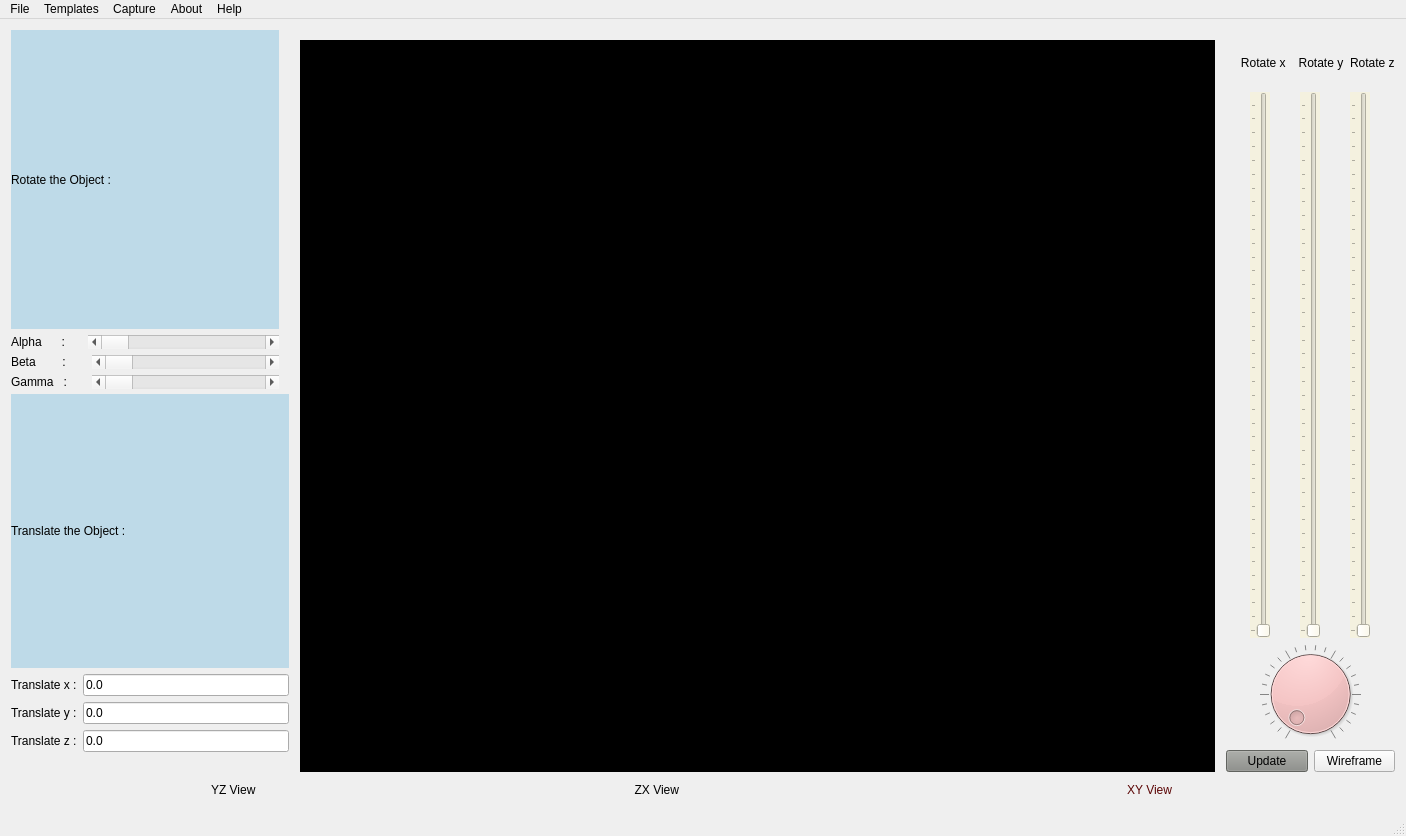
<?xml version="1.0" encoding="UTF-8"?>
<ui version="4.0">
 <class>MainWindow</class>
 <widget class="QMainWindow" name="MainWindow">
  <property name="geometry">
   <rect>
    <x>0</x>
    <y>0</y>
    <width>1406</width>
    <height>836</height>
   </rect>
  </property>
  <property name="cursor">
   <cursorShape>ArrowCursor</cursorShape>
  </property>
  <property name="windowTitle">
   <string>MainWindow</string>
  </property>
  <widget class="QWidget" name="centralWidget">
   <layout class="QGridLayout" name="gridLayout_3" rowstretch="16,0,0,0" columnstretch="14,0,0">
    <item row="0" column="0" rowspan="3" colspan="2">
     <layout class="QHBoxLayout" name="horizontalLayout_12" stretch="3,10">
      <item>
       <layout class="QVBoxLayout" name="verticalLayout_4" stretch="0,0">
        <property name="spacing">
         <number>5</number>
        </property>
        <property name="bottomMargin">
         <number>20</number>
        </property>
        <item>
         <layout class="QVBoxLayout" name="verticalLayout" stretch="2,3,3,3">
          <property name="sizeConstraint">
           <enum>QLayout::SetMinimumSize</enum>
          </property>
          <property name="rightMargin">
           <number>10</number>
          </property>
          <item>
           <widget class="QLabel" name="label_2">
            <property name="styleSheet">
             <string notr="true">background-color: rgb(190, 218, 232);</string>
            </property>
            <property name="text">
             <string>Rotate the Object :</string>
            </property>
           </widget>
          </item>
          <item>
           <layout class="QHBoxLayout" name="horizontalLayout_2" stretch="2,5">
            <property name="spacing">
             <number>0</number>
            </property>
            <property name="sizeConstraint">
             <enum>QLayout::SetMinimumSize</enum>
            </property>
            <item>
             <widget class="QLabel" name="label_3">
              <property name="text">
               <string>Alpha      :</string>
              </property>
             </widget>
            </item>
            <item>
             <widget class="QScrollBar" name="alphaSlider">
              <property name="maximum">
               <number>180</number>
              </property>
              <property name="orientation">
               <enum>Qt::Horizontal</enum>
              </property>
             </widget>
            </item>
           </layout>
          </item>
          <item>
           <layout class="QHBoxLayout" name="horizontalLayout_3" stretch="2,5">
            <property name="sizeConstraint">
             <enum>QLayout::SetMinimumSize</enum>
            </property>
            <item>
             <widget class="QLabel" name="label_4">
              <property name="text">
               <string>Beta        :</string>
              </property>
             </widget>
            </item>
            <item>
             <widget class="QScrollBar" name="betaSlider">
              <property name="styleSheet">
               <string notr="true"/>
              </property>
              <property name="maximum">
               <number>180</number>
              </property>
              <property name="orientation">
               <enum>Qt::Horizontal</enum>
              </property>
             </widget>
            </item>
           </layout>
          </item>
          <item>
           <layout class="QHBoxLayout" name="horizontalLayout" stretch="2,5">
            <property name="sizeConstraint">
             <enum>QLayout::SetMinimumSize</enum>
            </property>
            <item>
             <widget class="QLabel" name="label">
              <property name="text">
               <string>Gamma   :</string>
              </property>
             </widget>
            </item>
            <item>
             <widget class="QScrollBar" name="gammaSlider">
              <property name="maximum">
               <number>180</number>
              </property>
              <property name="orientation">
               <enum>Qt::Horizontal</enum>
              </property>
             </widget>
            </item>
           </layout>
          </item>
         </layout>
        </item>
        <item>
         <layout class="QVBoxLayout" name="verticalLayout_3" stretch="2,3,3,3">
          <property name="sizeConstraint">
           <enum>QLayout::SetMinimumSize</enum>
          </property>
          <item>
           <widget class="QLabel" name="label_9">
            <property name="styleSheet">
             <string notr="true">background-color: rgb(190, 218, 232);</string>
            </property>
            <property name="text">
             <string>Translate the Object :</string>
            </property>
           </widget>
          </item>
          <item>
           <layout class="QHBoxLayout" name="horizontalLayout_9">
            <property name="sizeConstraint">
             <enum>QLayout::SetMinimumSize</enum>
            </property>
            <item>
             <widget class="QLabel" name="label_11">
              <property name="text">
               <string>Translate x :</string>
              </property>
             </widget>
            </item>
            <item>
             <widget class="QLineEdit" name="tx">
              <property name="text">
               <string>0.0</string>
              </property>
             </widget>
            </item>
           </layout>
          </item>
          <item>
           <layout class="QHBoxLayout" name="horizontalLayout_10">
            <property name="sizeConstraint">
             <enum>QLayout::SetMinimumSize</enum>
            </property>
            <item>
             <widget class="QLabel" name="label_12">
              <property name="text">
               <string>Translate y :</string>
              </property>
             </widget>
            </item>
            <item>
             <widget class="QLineEdit" name="ty">
              <property name="text">
               <string>0.0</string>
              </property>
             </widget>
            </item>
           </layout>
          </item>
          <item>
           <layout class="QHBoxLayout" name="horizontalLayout_8">
            <property name="sizeConstraint">
             <enum>QLayout::SetMinimumSize</enum>
            </property>
            <item>
             <widget class="QLabel" name="label_10">
              <property name="text">
               <string>Translate z :</string>
              </property>
             </widget>
            </item>
            <item>
             <widget class="QLineEdit" name="tz">
              <property name="text">
               <string>0.0</string>
              </property>
             </widget>
            </item>
           </layout>
          </item>
         </layout>
        </item>
       </layout>
      </item>
      <item>
       <layout class="QHBoxLayout" name="horizontalLayout_11">
        <property name="sizeConstraint">
         <enum>QLayout::SetMinimumSize</enum>
        </property>
        <property name="leftMargin">
         <number>5</number>
        </property>
        <property name="topMargin">
         <number>10</number>
        </property>
        <property name="rightMargin">
         <number>5</number>
        </property>
        <item>
         <widget class="Glwidget" name="widget" native="true">
          <property name="sizePolicy">
           <sizepolicy hsizetype="Expanding" vsizetype="Expanding">
            <horstretch>0</horstretch>
            <verstretch>0</verstretch>
           </sizepolicy>
          </property>
          <property name="styleSheet">
           <string notr="true">background-color: rgb(0, 0, 0);</string>
          </property>
         </widget>
        </item>
       </layout>
      </item>
     </layout>
    </item>
    <item row="2" column="2">
     <layout class="QHBoxLayout" name="horizontalLayout_7" stretch="0">
      <property name="spacing">
       <number>40</number>
      </property>
      <property name="sizeConstraint">
       <enum>QLayout::SetMinimumSize</enum>
      </property>
      <property name="bottomMargin">
       <number>0</number>
      </property>
      <item>
       <layout class="QVBoxLayout" name="verticalLayout_7">
        <item>
         <widget class="QDial" name="scaleDial">
          <property name="styleSheet">
           <string notr="true">background-color: rgb(244, 196, 196);</string>
          </property>
          <property name="maximum">
           <number>99</number>
          </property>
          <property name="notchesVisible">
           <bool>true</bool>
          </property>
         </widget>
        </item>
        <item>
         <layout class="QHBoxLayout" name="horizontalLayout_13">
          <item>
           <widget class="QPushButton" name="pushButton">
            <property name="maximumSize">
             <size>
              <width>16777215</width>
              <height>16777215</height>
             </size>
            </property>
            <property name="styleSheet">
             <string notr="true">background-color: rgb(136, 138, 133);</string>
            </property>
            <property name="text">
             <string>Update</string>
            </property>
           </widget>
          </item>
          <item>
           <widget class="QPushButton" name="pushButton_2">
            <property name="text">
             <string>Wireframe</string>
            </property>
           </widget>
          </item>
         </layout>
        </item>
       </layout>
      </item>
     </layout>
    </item>
    <item row="3" column="0" colspan="3">
     <layout class="QVBoxLayout" name="verticalLayout_6" stretch="1,10">
      <property name="sizeConstraint">
       <enum>QLayout::SetMinimumSize</enum>
      </property>
      <property name="topMargin">
       <number>5</number>
      </property>
      <item>
       <layout class="QHBoxLayout" name="horizontalLayout_16">
        <property name="sizeConstraint">
         <enum>QLayout::SetMinimumSize</enum>
        </property>
        <property name="leftMargin">
         <number>200</number>
        </property>
        <item>
         <widget class="QLabel" name="label_18">
          <property name="text">
           <string>YZ View</string>
          </property>
         </widget>
        </item>
        <item>
         <widget class="QLabel" name="label_19">
          <property name="text">
           <string>        ZX View</string>
          </property>
         </widget>
        </item>
        <item>
         <widget class="QLabel" name="label_20">
          <property name="styleSheet">
           <string notr="true">color: rgb(91, 5, 5);</string>
          </property>
          <property name="text">
           <string>                                     XY View</string>
          </property>
         </widget>
        </item>
       </layout>
      </item>
      <item>
       <layout class="QHBoxLayout" name="horizontalLayout_17">
        <property name="sizeConstraint">
         <enum>QLayout::SetMinimumSize</enum>
        </property>
        <item>
         <widget class="ProjectionX" name="proj_x" native="true">
          <property name="styleSheet">
           <string notr="true">background-color: rgb(46, 52, 54);</string>
          </property>
         </widget>
        </item>
        <item>
         <widget class="ProjectionY" name="proj_y" native="true">
          <property name="styleSheet">
           <string notr="true">background-color: rgb(46, 52, 54);</string>
          </property>
         </widget>
        </item>
        <item>
         <widget class="ProjectionZ" name="proj_z" native="true">
          <property name="styleSheet">
           <string notr="true">background-color: rgb(46, 52, 54);</string>
          </property>
         </widget>
        </item>
       </layout>
      </item>
     </layout>
    </item>
    <item row="0" column="2" rowspan="2">
     <layout class="QVBoxLayout" name="verticalLayout_5" stretch="1,12">
      <property name="sizeConstraint">
       <enum>QLayout::SetMinimumSize</enum>
      </property>
      <property name="topMargin">
       <number>10</number>
      </property>
      <item>
       <layout class="QHBoxLayout" name="horizontalLayout_14">
        <property name="sizeConstraint">
         <enum>QLayout::SetMinimumSize</enum>
        </property>
        <property name="leftMargin">
         <number>5</number>
        </property>
        <item>
         <widget class="QLabel" name="label_16">
          <property name="text">
           <string>   Rotate x</string>
          </property>
         </widget>
        </item>
        <item>
         <widget class="QLabel" name="label_17">
          <property name="text">
           <string>  Rotate y</string>
          </property>
         </widget>
        </item>
        <item>
         <widget class="QLabel" name="label_15">
          <property name="text">
           <string>Rotate z</string>
          </property>
         </widget>
        </item>
       </layout>
      </item>
      <item>
       <layout class="QHBoxLayout" name="horizontalLayout_15">
        <property name="sizeConstraint">
         <enum>QLayout::SetMinimumSize</enum>
        </property>
        <item>
         <widget class="QSlider" name="xRot">
          <property name="styleSheet">
           <string notr="true">background-color: rgb(244, 241, 223);</string>
          </property>
          <property name="maximum">
           <number>5760</number>
          </property>
          <property name="singleStep">
           <number>150</number>
          </property>
          <property name="orientation">
           <enum>Qt::Vertical</enum>
          </property>
          <property name="tickPosition">
           <enum>QSlider::TicksAbove</enum>
          </property>
          <property name="tickInterval">
           <number>150</number>
          </property>
         </widget>
        </item>
        <item>
         <widget class="QSlider" name="yRot">
          <property name="styleSheet">
           <string notr="true">background-color: rgb(244, 241, 223);</string>
          </property>
          <property name="maximum">
           <number>5760</number>
          </property>
          <property name="singleStep">
           <number>150</number>
          </property>
          <property name="orientation">
           <enum>Qt::Vertical</enum>
          </property>
          <property name="tickPosition">
           <enum>QSlider::TicksAbove</enum>
          </property>
          <property name="tickInterval">
           <number>150</number>
          </property>
         </widget>
        </item>
        <item>
         <widget class="QSlider" name="zRot">
          <property name="styleSheet">
           <string notr="true">background-color: rgb(244, 241, 223);</string>
          </property>
          <property name="maximum">
           <number>5760</number>
          </property>
          <property name="singleStep">
           <number>150</number>
          </property>
          <property name="orientation">
           <enum>Qt::Vertical</enum>
          </property>
          <property name="tickPosition">
           <enum>QSlider::TicksAbove</enum>
          </property>
          <property name="tickInterval">
           <number>150</number>
          </property>
         </widget>
        </item>
       </layout>
      </item>
     </layout>
    </item>
   </layout>
  </widget>
  <widget class="QMenuBar" name="menuBar">
   <property name="geometry">
    <rect>
     <x>0</x>
     <y>0</y>
     <width>1406</width>
     <height>22</height>
    </rect>
   </property>
   <widget class="QMenu" name="menuFile">
    <property name="title">
     <string>File</string>
    </property>
    <addaction name="separator"/>
    <addaction name="actionNew"/>
    <addaction name="actionImport"/>
    <addaction name="actionExport"/>
   </widget>
   <widget class="QMenu" name="menuTemplates">
    <property name="title">
     <string>Templates</string>
    </property>
    <addaction name="actionTriangular_Pyramid"/>
    <addaction name="actionSquare_Pyramid"/>
    <addaction name="actionn_base_Pyramid"/>
    <addaction name="actionTriangular_Prism"/>
    <addaction name="actionCube"/>
    <addaction name="actionn_base_Prism"/>
   </widget>
   <widget class="QMenu" name="menuHelp">
    <property name="title">
     <string>About</string>
    </property>
   </widget>
   <widget class="QMenu" name="menuHelp_2">
    <property name="title">
     <string>Help</string>
    </property>
   </widget>
   <widget class="QMenu" name="menuCapture">
    <property name="title">
     <string>Capture</string>
    </property>
   </widget>
   <addaction name="menuFile"/>
   <addaction name="menuTemplates"/>
   <addaction name="menuCapture"/>
   <addaction name="menuHelp"/>
   <addaction name="menuHelp_2"/>
  </widget>
  <widget class="QStatusBar" name="statusBar"/>
  <action name="actionNew">
   <property name="text">
    <string>New</string>
   </property>
   <property name="toolTip">
    <string>Open a New Window</string>
   </property>
  </action>
  <action name="actionImport">
   <property name="text">
    <string>Open</string>
   </property>
   <property name="toolTip">
    <string>Import a Saved Design</string>
   </property>
  </action>
  <action name="actionExport">
   <property name="text">
    <string>Save</string>
   </property>
  </action>
  <action name="actionCapture">
   <property name="text">
    <string>Capture</string>
   </property>
  </action>
  <action name="actionAdd_Template">
   <property name="text">
    <string>Add Template</string>
   </property>
  </action>
  <action name="actionTriangle">
   <property name="text">
    <string>Triangle</string>
   </property>
  </action>
  <action name="actionSquare">
   <property name="text">
    <string>Square</string>
   </property>
  </action>
  <action name="actionn_sided_Polygon">
   <property name="text">
    <string>n-sided Polygon</string>
   </property>
  </action>
  <action name="actionTriangular_Pyramid">
   <property name="text">
    <string>Triangular Pyramid</string>
   </property>
  </action>
  <action name="actionSquare_Pyramid">
   <property name="text">
    <string>Square Pyramid</string>
   </property>
  </action>
  <action name="actionn_base_Pyramid">
   <property name="text">
    <string>n-base Pyramid</string>
   </property>
  </action>
  <action name="actionTriangular_Prism">
   <property name="text">
    <string>Triangular Prism</string>
   </property>
  </action>
  <action name="actionCube">
   <property name="text">
    <string>Cuboid</string>
   </property>
  </action>
  <action name="actionn_base_Prism">
   <property name="text">
    <string>n-base Prism</string>
   </property>
  </action>
  <action name="actionAdd_3D_Template">
   <property name="text">
    <string>Add 3D Template</string>
   </property>
  </action>
  <action name="actionAdd_2D_Template">
   <property name="text">
    <string>Add 2D Template</string>
   </property>
  </action>
  <action name="action2D_View">
   <property name="text">
    <string>2D View</string>
   </property>
  </action>
  <action name="action3D_Model">
   <property name="text">
    <string>3D Model</string>
   </property>
  </action>
  <action name="actionSectional_View">
   <property name="text">
    <string>Sectional View</string>
   </property>
  </action>
 </widget>
 <layoutdefault spacing="6" margin="11"/>
 <customwidgets>
  <customwidget>
   <class>ProjectionX</class>
   <extends>QWidget</extends>
   <header>projectionx.h</header>
   <container>1</container>
  </customwidget>
  <customwidget>
   <class>ProjectionY</class>
   <extends>QWidget</extends>
   <header>projectiony.h</header>
   <container>1</container>
  </customwidget>
  <customwidget>
   <class>ProjectionZ</class>
   <extends>QWidget</extends>
   <header>projectionz.h</header>
   <container>1</container>
  </customwidget>
  <customwidget>
   <class>Glwidget</class>
   <extends>QWidget</extends>
   <header>glwidget.h</header>
   <container>1</container>
   <slots>
    <signal>xRotationChanged(int)</signal>
    <signal>yRotationChanged(int)</signal>
    <signal>zRotationChanged(int)</signal>
   </slots>
  </customwidget>
 </customwidgets>
 <resources/>
 <connections>
  <connection>
   <sender>widget</sender>
   <signal>xRotationChanged(int)</signal>
   <receiver>xRot</receiver>
   <slot>setValue(int)</slot>
   <hints>
    <hint type="sourcelabel">
     <x>1070</x>
     <y>140</y>
    </hint>
    <hint type="destinationlabel">
     <x>1205</x>
     <y>177</y>
    </hint>
   </hints>
  </connection>
  <connection>
   <sender>widget</sender>
   <signal>yRotationChanged(int)</signal>
   <receiver>yRot</receiver>
   <slot>setValue(int)</slot>
   <hints>
    <hint type="sourcelabel">
     <x>998</x>
     <y>292</y>
    </hint>
    <hint type="destinationlabel">
     <x>1265</x>
     <y>255</y>
    </hint>
   </hints>
  </connection>
  <connection>
   <sender>widget</sender>
   <signal>zRotationChanged(int)</signal>
   <receiver>zRot</receiver>
   <slot>setValue(int)</slot>
   <hints>
    <hint type="sourcelabel">
     <x>994</x>
     <y>311</y>
    </hint>
    <hint type="destinationlabel">
     <x>1342</x>
     <y>298</y>
    </hint>
   </hints>
  </connection>
 </connections>
</ui>
